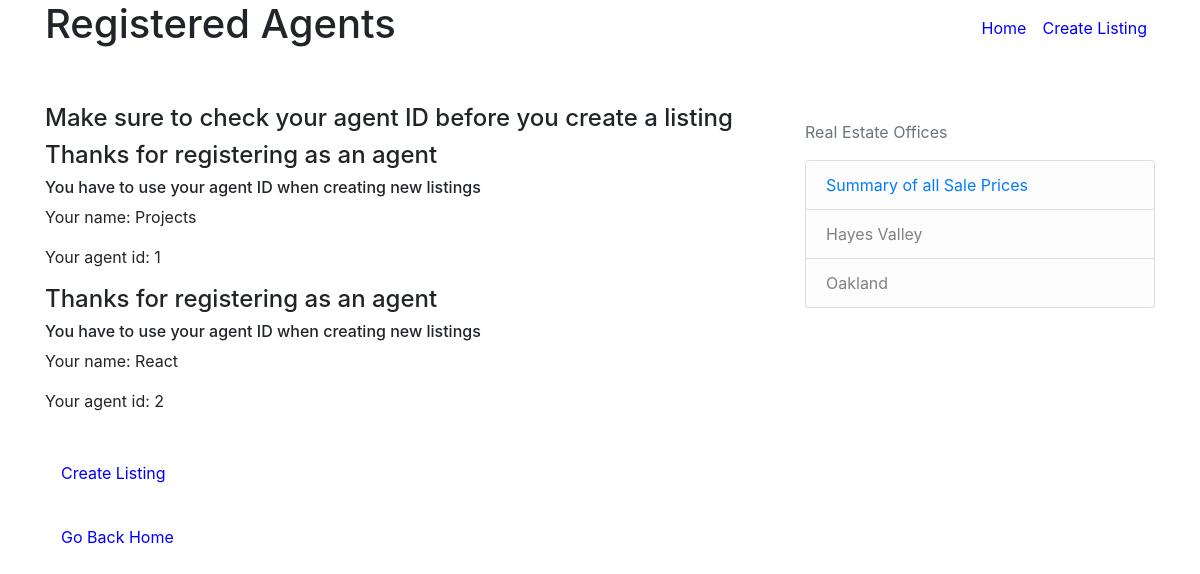
Page /registered_agents on the earlier database version.
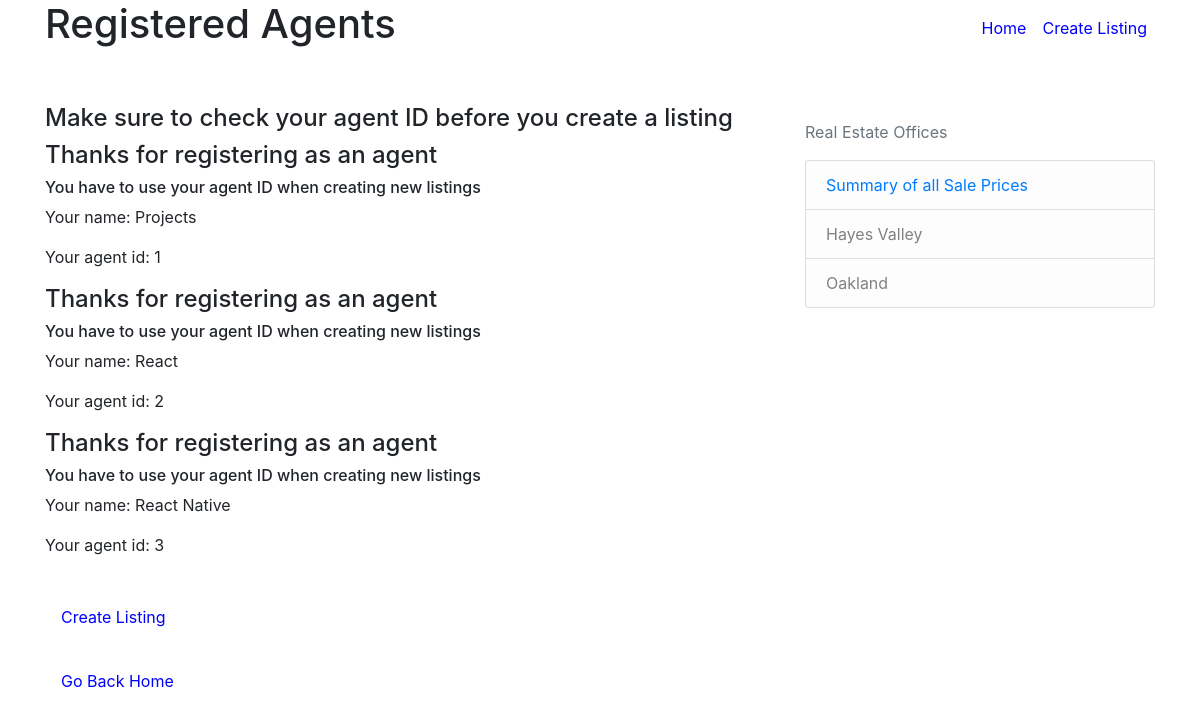
Same page on the later database version.
### real_estate/models.py (models this page shows, shortened)
class Agent(db.Model):
    id = db.Column(db.Integer, primary_key=True)
    name = db.Column(db.String(100), nullable=False)
    listings = db.relationship('Listing', backref='agent', lazy=True)

### real_estate/routes.py (the view)
@app.route("/registered_agents")
def registered_agents():
    agents = Agent.query.all()
    return render_template('registered_agents.html', title='Registered Agents', agents=agents)

### real_estate/templates/registered_agents.html
{% extends "layout.html" %}
{% block navigation%}
<a class="nav-item nav-link" href="{{ url_for('home') }}" style="color:blue">Home</a>
<a class="nav-item nav-link" href="{{ url_for('new_listing') }}" style="color:blue">Create Listing</a>
{% endblock navigation %}
{% block content %}
    <h1>Registered Agents</h1>
    <br>
    <br>
    <h4>Make sure to check your agent ID before you create a listing</h4>
    {% for agent in agents %}
    <h4>Thanks for registering as an agent</h4>
    <h6>You have to use your agent ID when creating new listings</h6>
    <p>Your name: {{ agent.name }}</p>
    <p>Your agent id: {{ agent.id }}</p>
    {% endfor %}
    <br>
    <a class="nav-item nav-link" href="{{ url_for('new_listing') }}" style="color:blue">Create Listing</a>
    <br>
    <a class="nav-item nav-link" href="{{ url_for('home') }}" style="color:blue">Go Back Home</a>
{% endblock content %}

Differences in the rows shown:
added Agent: name "React Native", id "3"
